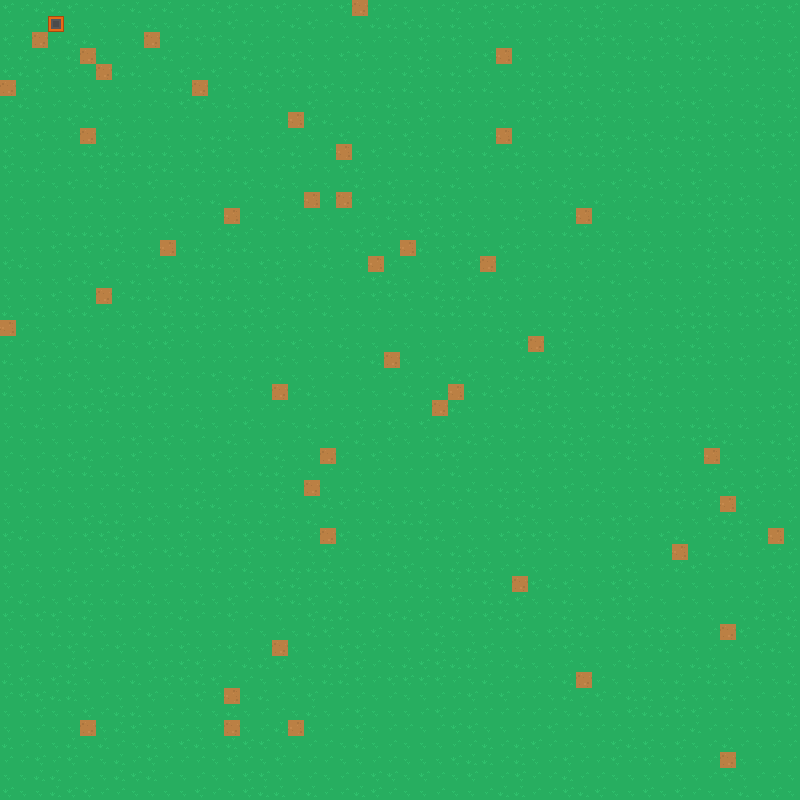

A level layout from a 2D game, rendered from its tile map. Below: a short description, then the map file with tile-grid data replaced by summaries:
An orthogonal 50x50 tile map with 16x16 px tiles, 2 tile layers (Terrain, Walls) and 1 object (PlayerSpawn).

<map version="1.2" tiledversion="1.3.1" orientation="orthogonal" renderorder="right-down" compressionlevel="0" width="50" height="50" tilewidth="16" tileheight="16" infinite="0" nextlayerid="4" nextobjectid="2">
 <tileset firstgid="1" source="TopDownShooter.tsx" />
 <layer id="1" name="Terrain" width="50" height="50">
  <data>[2500 cells, 2500 non-empty, 6 distinct tile ids]</data>
 </layer>
 <layer id="3" name="Walls" width="50" height="50">
  <properties>
   <property name="collision" type="bool" value="true" />
  </properties>
  <data>[2500 cells, 1 non-empty, 1 distinct tile ids]</data>
 </layer>
 <objectgroup id="2" name="Spawners">
  <object id="1" name="PlayerSpawn" gid="29" x="17.1177" y="31.1348" width="16" height="16" />
 </objectgroup>
</map>
